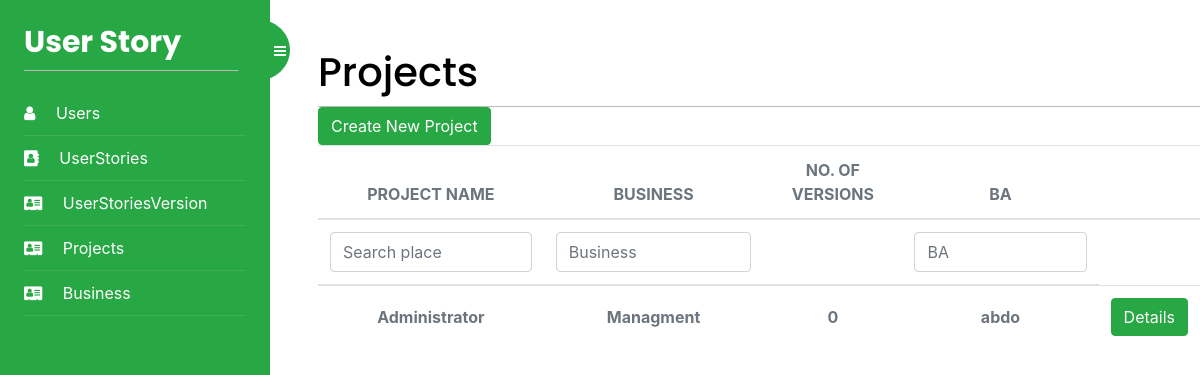
The app's page /Projects/list/ (signed in) with its own data.
### UserStoryApp/models.py (models this page shows, shortened)
class Project(models.Model):
    id = models.AutoField(primary_key=True)
    name = models.TextField(blank=True)
    Business = models.ForeignKey(Business, on_delete=models.CASCADE)
    User = models.ForeignKey(
        User, on_delete=models.CASCADE, blank=True, null=True)
    project = ""
    class Meta:
        db_table = "Project"

class Business(models.Model):
    id = models.AutoField(primary_key=True)
    businessIndustry = models.ManyToManyField(
        BusinessCategory)
    hourlyRate = models.IntegerField(blank=True, null=True)
    name = models.TextField(blank=True)
    LegalEntityName = models.TextField(blank=True)
    Address = models.TextField(blank=True)
    BusinessNumber = models.IntegerField(blank=True, null=True)
    BusinessEmail = models.TextField(blank=True)
    User = models.ManyToManyField(User)
    ABN = models.IntegerField(blank=True, null=True)
    class Meta:
        db_table = "Business"

class User (AbstractUser):
    Role = models.IntegerField(blank=True, null=True, default=2)
    project = []
    business = []

### Projects/views.py (the view)
# urls.py: path('list/', views.Projects_list, name='Projects'),
@login_required
def Projects_list(request):
    project = Project.objects.all()
    my_filter = ProjectsFilter(request.GET, queryset=project)
    project = my_filter.qs
    BA = ""
    Business = ""
    if request.GET.get("Business"):
        Business = request.GET.get("Business")
        project = project.filter(
            Business__name__contains=Business)
    if request.GET.get("BA"):
        BA = request.GET.get("BA")
        project = project.filter(
            User__username__contains=BA)
    for p in project:
        userStoryVersion = UserStoryVersion.objects.filter(Project=p).all()
        p.project = len(userStoryVersion)
    return render(request, 'projects/projects.html', {'projects': project, 'BA': BA, 'Business': Business, 'filter': my_filter})

### Projects/templates/projects/projects.html (shortened to what this page needs)
{% extends "base.html" %}
{% block content %}
<div>
    <h1 class="m-auto">Projects</h1>
</div>
<a href="{% url 'AddProject' %}" class="btn btn-success" aria-hidden="true">Create New Project
</a>
<div class="table-responsive p-0">
    <table class="table align-items-center mb-0">
        <thead>
            <tr>
                <th class="text-center text-uppercase text-secondary text-xxs font-weight-bolder opacity-7">Project Name</th>
                <th class="text-center text-uppercase text-secondary text-xxs font-weight-bolder opacity-7">Business</th>
                <th class="text-center text-uppercase text-secondary text-xxs font-weight-bolder opacity-7">no. of Versions
                </th>
                <th class="text-center text-uppercase text-secondary text-xxs font-weight-bolder opacity-7">BA</th>
                <th class="text-secondary opacity-7"></th>
            </tr>
        </thead>
        <thead>
            <tr>
                <form id="form" method="get">
                    <th class="text-center text-uppercase text-secondary text-xxs font-weight-bolder opacity-7">
                        {{filter.form.name}}</th>
                    <th>
                        <input type="text" name="Business" value="{{Business}}" class="form-control filter" id="personaInputfilter" id="exampleInputEmail1"
                            aria-describedby="emailHelp" placeholder="Business">
                    </th>
                    <th></th>
                    <th>
                        <input type="text" name="BA" value="{{BA}}" class="form-control filter" id="personaInputfilter" id="exampleInputEmail1"
                            aria-describedby="emailHelp" placeholder="BA">
                    </th>
                </form>
            </tr>
        </thead>
        <tbody>
            {% for project in projects %}
                <tr>
                <td class="align-middle text-center">
                    <span class="text-secondary text-xs font-weight-bold">{{project.name}}</span>
                </td>
                <td class="align-middle text-center">
                    <span class="text-secondary text-xs font-weight-bold">{{project.Business.name}}</span>
                </td>
                <td class="align-middle text-center">
                    <span class="text-secondary text-xs font-weight-bold">{{project.project}}</span>
                </td>
                <td class="align-middle text-center">
                    <span class="text-secondary text-xs font-weight-bold">{{project.User.username}}</span>
                </td>
                <td class="align-middle text-center">
                    <a href="{% url 'projectDetails' project.id %}" class="btn btn-success" aria-hidden="true">
                        Details
                    </a>
                </td>
            </tr>
            {% endfor %}
        </tbody>
    </table>
</div>
{% endblock %}

### account/static/css/base.css (style rules this page uses)
body { margin:0; padding:0; font-family:helvetica, sans-serif; }
a { color:#12c064; text-decoration:none; }
h1, h2, h3, h4, h5 , h6 { font-family: 'Muli', sans-serif; font-weight:normal; }
h1 { border-bottom:1px solid #bbb; padding:0 0 10px 0; margin:10px 0 20px 0; }
form { overflow:auto; }
input, textarea { clear:both; float:left; margin:0 0 10px; background:#efefef; border:0; padding:6px 10px; font-size:14px; }

### records on screen
Project: name "Administrator", Business.name "Managment", project "0", User.username "abdo"
